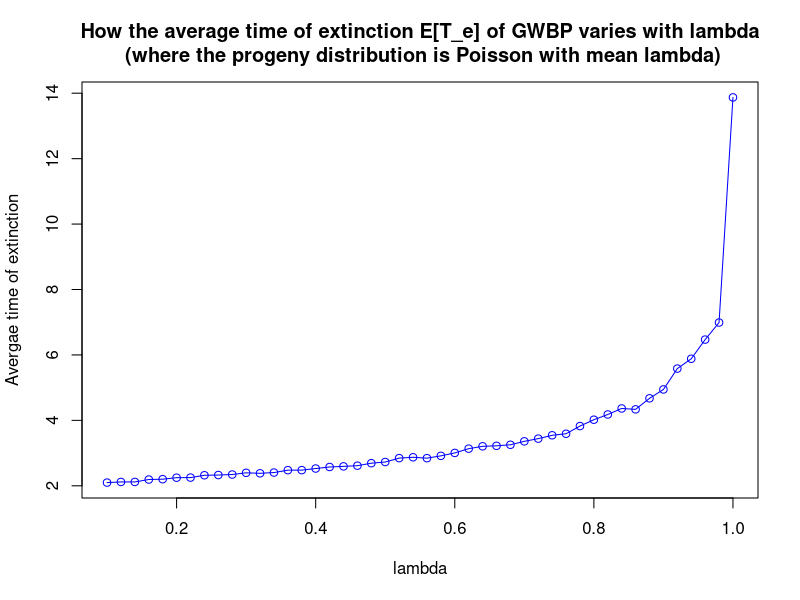
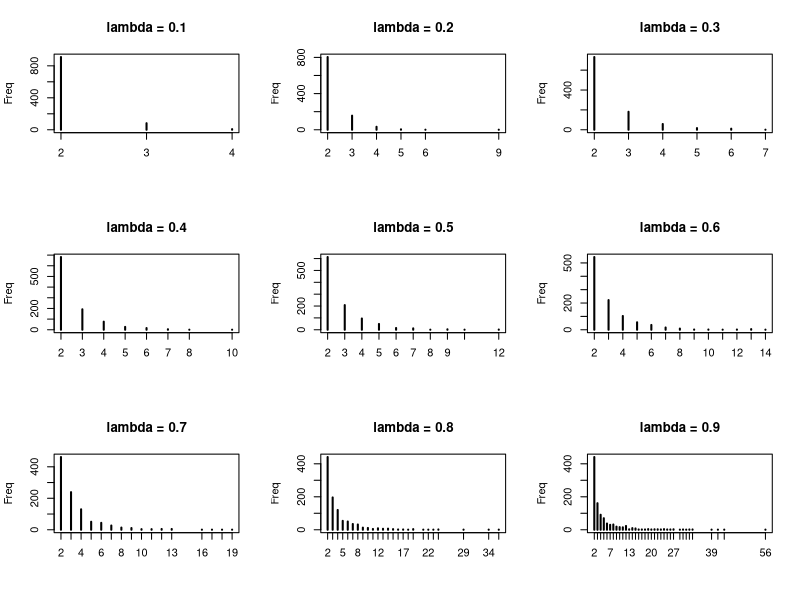

Generate these figures, in order, with R:
# Following function simulates the Poisson branching process with Poi(lambda) as the progeny distribution.
GW.pois<-function(lambda){
	W = Z = 1
	while(min(Z) > 0)
		Z = c(Z, W <- rpois(1, W*lambda))
	return(Z)
}

# Below we study the extinction time (T_e) of the Poisson branching process with mean < 1.

N = 1000 # We generated the same process N no. of times to understand the stochastic behaviour of T_e
lambda = seq(0.1, 1, by = 0.02)
L = length(lambda)
T_e.mat = matrix(nrow = N, ncol = L) # matrix that will record the extinction times in each simulation
for(l in 1:L)
	for(k in 1:N) 
		T_e.mat[k,l] = length(GW.pois(lambda[l]))
T_e.mean = apply(T_e.mat, 2, mean)

plot(lambda, T_e.mean, pch = 1, ylab = "Avergae time of extinction", col = "blue")
lines(lambda, T_e.mean, lty = 1, col = "blue")
title(main = "How the average time of extinction E[T_e] of GWBP varies with lambda\n (where the progeny distribution is Poisson with mean lambda)", line = 1)

par(mfrow = c(3,3))
for(l in 1:9) plot(table(T_e.mat[ ,5*l-4]), ylab = "Freq", main = paste("lambda =", lambda[5*l-4]))
